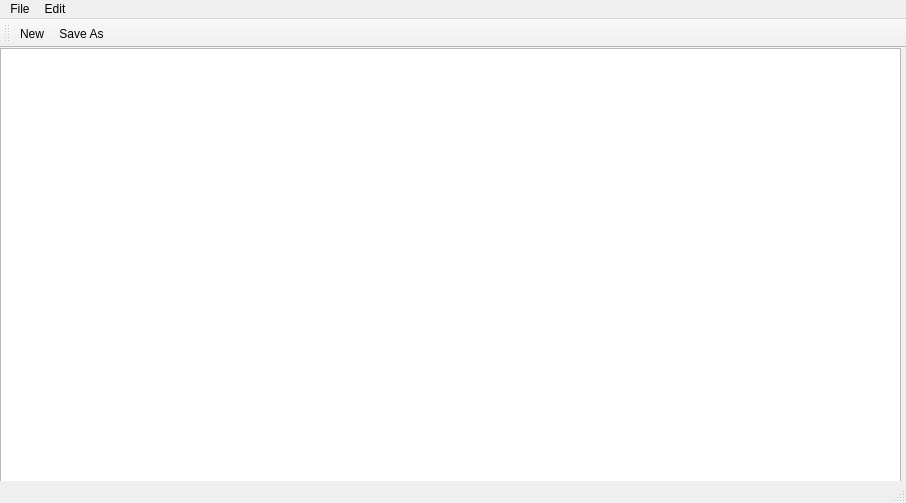
<?xml version="1.0" encoding="UTF-8"?>
<ui version="4.0">
 <class>MainWindow</class>
 <widget class="QMainWindow" name="MainWindow">
  <property name="geometry">
   <rect>
    <x>0</x>
    <y>0</y>
    <width>906</width>
    <height>503</height>
   </rect>
  </property>
  <property name="windowTitle">
   <string>MainWindow</string>
  </property>
  <widget class="QWidget" name="centralwidget">
   <widget class="QWidget" name="verticalLayoutWidget">
    <property name="geometry">
     <rect>
      <x>0</x>
      <y>0</y>
      <width>901</width>
      <height>461</height>
     </rect>
    </property>
    <layout class="QVBoxLayout" name="verticalLayout">
     <item>
      <widget class="QTextEdit" name="textEdit"/>
     </item>
    </layout>
   </widget>
  </widget>
  <widget class="QMenuBar" name="menubar">
   <property name="geometry">
    <rect>
     <x>0</x>
     <y>0</y>
     <width>906</width>
     <height>26</height>
    </rect>
   </property>
   <widget class="QMenu" name="menuFile">
    <property name="title">
     <string>File</string>
    </property>
    <addaction name="separator"/>
    <addaction name="actionOpen"/>
    <addaction name="actionNew"/>
    <addaction name="actionSave"/>
    <addaction name="actionPrint"/>
    <addaction name="actionExit"/>
    <addaction name="actionSave_As"/>
   </widget>
   <widget class="QMenu" name="menuEdit">
    <property name="title">
     <string>Edit</string>
    </property>
    <addaction name="actionCopy"/>
    <addaction name="actionPaste"/>
    <addaction name="actionCut"/>
    <addaction name="actionUndo"/>
   </widget>
   <addaction name="menuFile"/>
   <addaction name="menuEdit"/>
  </widget>
  <widget class="QStatusBar" name="statusbar"/>
  <widget class="QToolBar" name="toolBar">
   <property name="windowTitle">
    <string>toolBar</string>
   </property>
   <attribute name="toolBarArea">
    <enum>TopToolBarArea</enum>
   </attribute>
   <attribute name="toolBarBreak">
    <bool>false</bool>
   </attribute>
   <addaction name="actionNew"/>
   <addaction name="actionSave_As"/>
  </widget>
  <action name="actionOpen">
   <property name="icon">
    <iconset resource="Resources.qrc">
     <normaloff>:/imgs/Open.bmp</normaloff>:/imgs/Open.bmp</iconset>
   </property>
   <property name="text">
    <string>Open</string>
   </property>
  </action>
  <action name="actionNew">
   <property name="icon">
    <iconset resource="Resources.qrc">
     <normaloff>:/imgs/New.bmp</normaloff>:/imgs/New.bmp</iconset>
   </property>
   <property name="text">
    <string>New</string>
   </property>
  </action>
  <action name="actionSave">
   <property name="text">
    <string>Save</string>
   </property>
  </action>
  <action name="actionPrint">
   <property name="text">
    <string>Print</string>
   </property>
  </action>
  <action name="actionExit">
   <property name="text">
    <string>Exit</string>
   </property>
  </action>
  <action name="actionCopy">
   <property name="text">
    <string>Copy</string>
   </property>
  </action>
  <action name="actionPaste">
   <property name="text">
    <string>Paste</string>
   </property>
  </action>
  <action name="actionCut">
   <property name="text">
    <string>Cut</string>
   </property>
  </action>
  <action name="actionUndo">
   <property name="text">
    <string>Undo</string>
   </property>
  </action>
  <action name="actionSave_As">
   <property name="icon">
    <iconset resource="Resources.qrc">
     <normaloff>:/imgs/Save.bmp</normaloff>:/imgs/Save.bmp</iconset>
   </property>
   <property name="text">
    <string>Save As</string>
   </property>
  </action>
 </widget>
 <resources>
  <include location="Resources.qrc"/>
 </resources>
 <connections/>
</ui>
